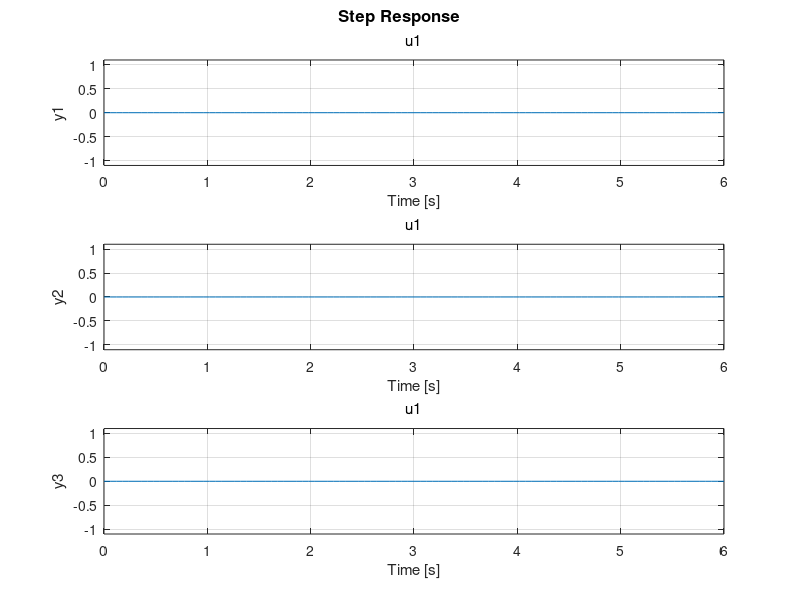
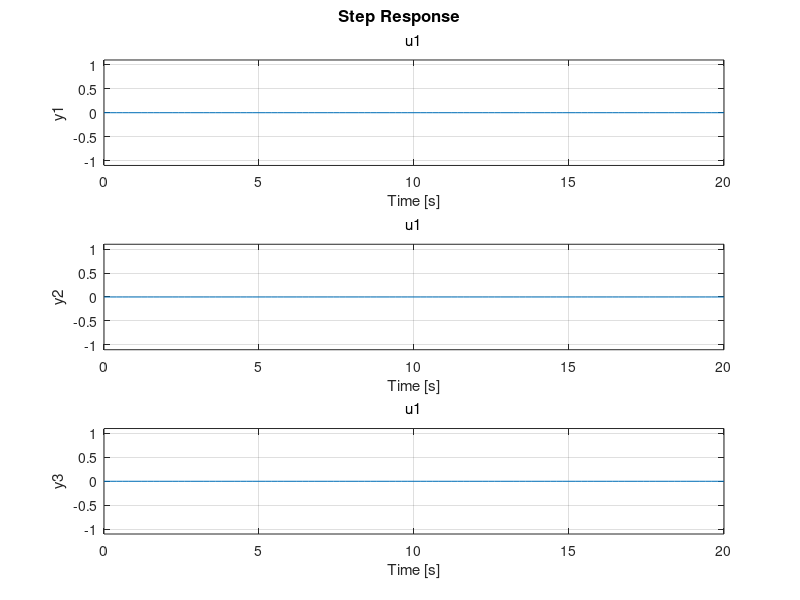

The MATLAB source for these figures, in order:
clc
clear

%a
A = [1 0 2; 2 3 0; 1 2 3]
B = [1 ; 0; 0]
C = [0 0 0;0 0 0;0 0 0]
D = [0]

sys = ss(A,B,C,D)
figure(1)
step(sys)
 
lamda = eig(A)
P = pole(sys)

%b
Q = ctrb(sys)

%c
isstable(sys) 

%d
P = [-0.5; -0.5; -0.5]
K = place(A,B,P)
 
sys_fb = ss(A-B*K,B,C-D*K,D)

%e
figure(2)
step(sys_fb)